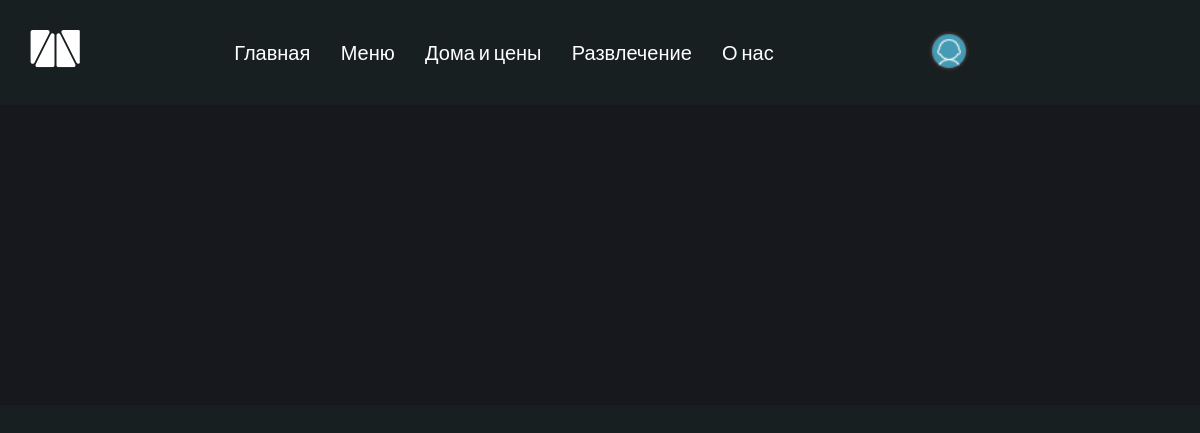
The app's page /menu/, older data.
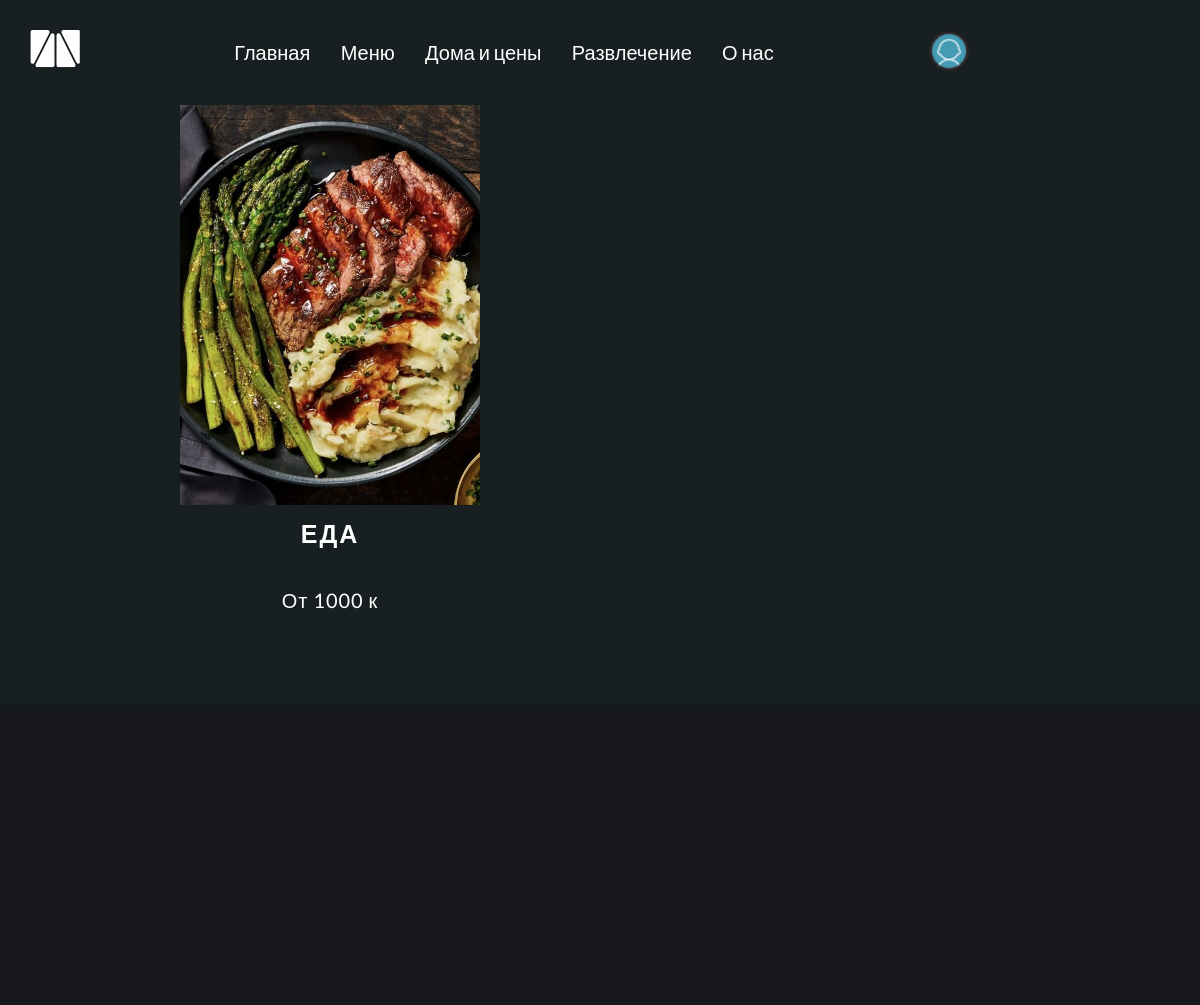
The same page, newer data.
### mainapp/models.py (models this page shows, shortened)
class Menu(models.Model):
    title = models.CharField(max_length=50)
    description = models.TextField(blank=False, null=False)
    feature_image = models.ImageField(upload_to='menu/%Y/%m/%d', default='default-services.jpg')
    total = models.IntegerField(default=0, blank=True, null=True)
    price = models.IntegerField(default=1000, blank=False, null=False)
    create = models.DateTimeField(auto_now_add=True)

### mainapp/views.py (the view)
# urls.py: path('menu/', views.menu, name='menu'),
def menu(request):
    menu_card = Menu.objects.all()
    context = {'menu_card': menu_card}
    return render(request, 'mainapp/menu-pages.html', context)

### mainapp/templates/mainapp/menu-pages.html (shortened to what this page needs)
{% extends 'mainapp/base.html' %}
{% block content %}
<main>
    {% include 'includes/menu.html' %}
</main>
{% endblock %}

### mainapp/templates/includes/menu.html
<section>
    <div class="wrapper--section-services">
      {% for menu in menu_card %}
      <div class="services_card">
        <img src="{{ menu.feature_image.url }}" alt="турбаза" />
        <div class="card_title">
          <h3>{{ menu.title }}</h3>
          <p>От {{ menu.price }} к </p>
        </div>
      </div>
      {% endfor %}
    </div>
</section>

Row changes from the older to the newer data that the page shows:
added Menu: feature_image (picture), title "ЕДА", price "1000"
